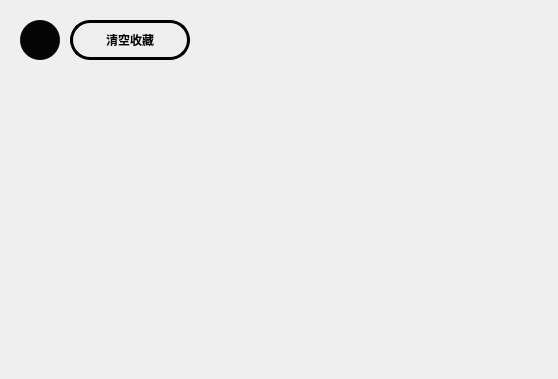
<?xml version="1.0" encoding="UTF-8"?>
<ui version="4.0">
 <class>FavView</class>
 <widget class="QWidget" name="FavView">
  <property name="geometry">
   <rect>
    <x>0</x>
    <y>0</y>
    <width>558</width>
    <height>379</height>
   </rect>
  </property>
  <property name="windowTitle">
   <string>Form</string>
  </property>
  <layout class="QVBoxLayout" name="verticalLayout">
   <item>
    <widget class="QWidget" name="horizontalWidget" native="true">
     <property name="sizePolicy">
      <sizepolicy hsizetype="Preferred" vsizetype="Maximum">
       <horstretch>0</horstretch>
       <verstretch>0</verstretch>
      </sizepolicy>
     </property>
     <property name="maximumSize">
      <size>
       <width>16777215</width>
       <height>50</height>
      </size>
     </property>
     <layout class="QHBoxLayout" name="horizontalLayout">
      <property name="spacing">
       <number>10</number>
      </property>
      <item>
       <widget class="QPushButton" name="playall">
        <property name="sizePolicy">
         <sizepolicy hsizetype="Fixed" vsizetype="Fixed">
          <horstretch>0</horstretch>
          <verstretch>0</verstretch>
         </sizepolicy>
        </property>
        <property name="minimumSize">
         <size>
          <width>40</width>
          <height>40</height>
         </size>
        </property>
        <property name="toolTip">
         <string>播放列表中全部</string>
        </property>
        <property name="styleSheet">
         <string notr="true">#playall{
background-color: rgb(3, 3, 3);
border-radius:20px;
}
#playall:hover{
background-color:rgb(85, 85, 85);
}
#playall:pressed{
background-color:rgb(0,0,0);
}</string>
        </property>
        <property name="text">
         <string/>
        </property>
        <property name="icon">
         <iconset resource="player-assets.qrc">
          <normaloff>:/mplayer/play_w_fill.svg</normaloff>:/mplayer/play_w_fill.svg</iconset>
        </property>
       </widget>
      </item>
      <item>
       <widget class="QPushButton" name="removeAll">
        <property name="sizePolicy">
         <sizepolicy hsizetype="Minimum" vsizetype="Fixed">
          <horstretch>0</horstretch>
          <verstretch>0</verstretch>
         </sizepolicy>
        </property>
        <property name="minimumSize">
         <size>
          <width>120</width>
          <height>40</height>
         </size>
        </property>
        <property name="font">
         <font>
          <pointsize>9</pointsize>
          <weight>75</weight>
          <bold>true</bold>
         </font>
        </property>
        <property name="styleSheet">
         <string notr="true">#removeAll{
border-radius:20px;
border-color: rgb(0,0,0);
border-style:solid;
border-width:3px;
}
#removeAll:hover{
	background-color: rgba(225, 225, 225, 100);
}
#removeAll:pressed{
	background-color: rgba(222, 222, 222, 120);
}</string>
        </property>
        <property name="text">
         <string>清空收藏</string>
        </property>
        <property name="icon">
         <iconset resource="player-assets.qrc">
          <normaloff>:/mplayer/trash.svg</normaloff>:/mplayer/trash.svg</iconset>
        </property>
       </widget>
      </item>
      <item>
       <spacer name="horizontalSpacer">
        <property name="orientation">
         <enum>Qt::Horizontal</enum>
        </property>
        <property name="sizeHint" stdset="0">
         <size>
          <width>40</width>
          <height>20</height>
         </size>
        </property>
       </spacer>
      </item>
     </layout>
    </widget>
   </item>
   <item>
    <widget class="MusicList" name="musicList" native="true"/>
   </item>
  </layout>
 </widget>
 <customwidgets>
  <customwidget>
   <class>MusicList</class>
   <extends>QWidget</extends>
   <header location="global">musiclist.h</header>
   <container>1</container>
  </customwidget>
 </customwidgets>
 <resources>
  <include location="player-assets.qrc"/>
 </resources>
 <connections/>
</ui>
